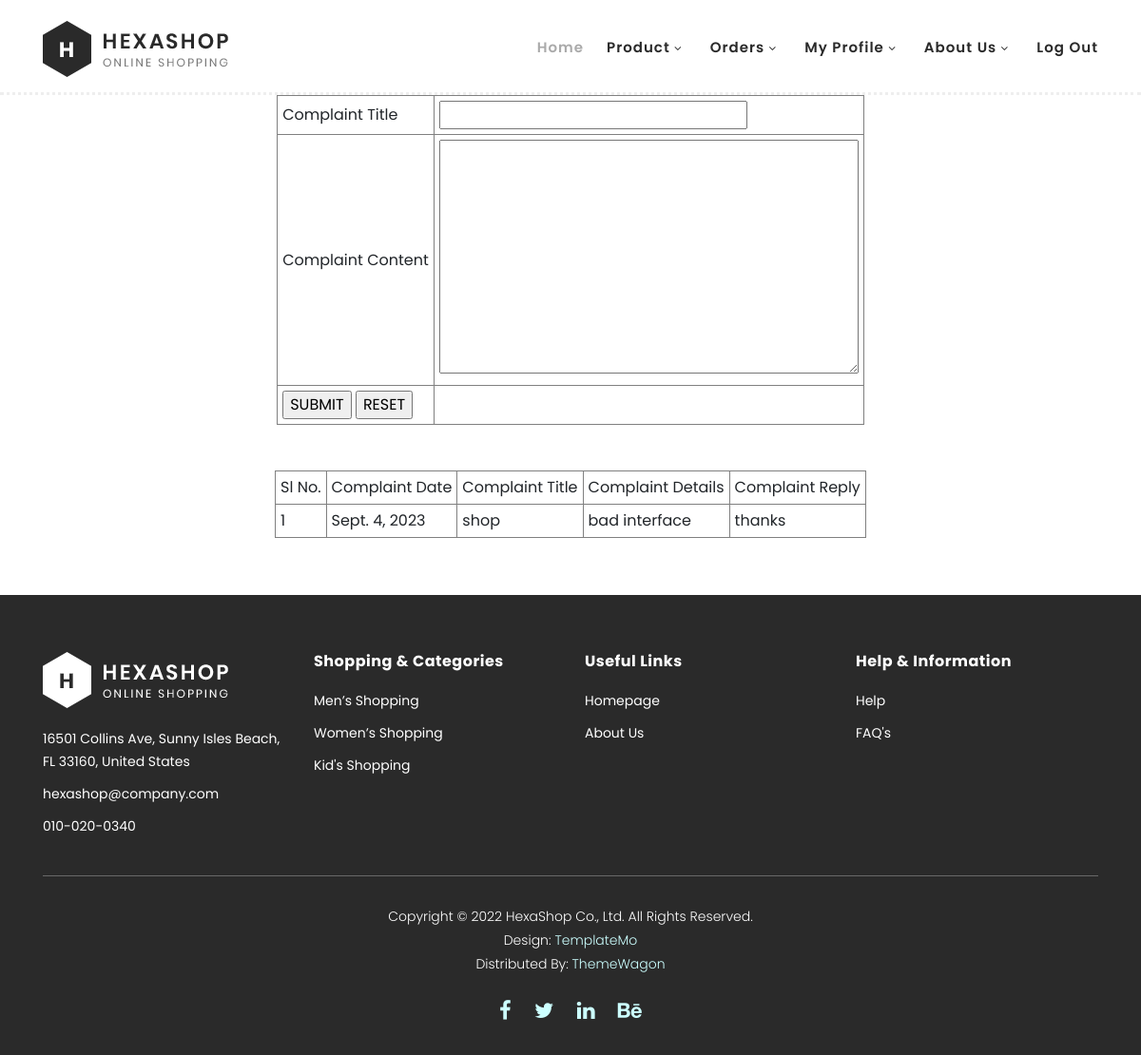
The page /Shop/Complaint/ (signed in) on the database its author committed.
### User/models.py (models this page shows)
class tbl_complaint(models.Model):
    complaint_date=models.DateField(auto_now=True)
    complaint_title=models.CharField(max_length=50)
    complaint_content=models.CharField(max_length=100)
    complaint_reply=models.CharField(max_length=100,default="No Reply yet")
    user=models.ForeignKey(tbl_userregister,on_delete=models.CASCADE,null=True)
    shop=models.ForeignKey(tbl_shopregistration,on_delete=models.CASCADE,null=True)
    complaint_status=models.IntegerField(default=0,null=True)

### Shop/views.py (the view)
# urls.py: path('Complaint/',views.Complaint,name="Complaint"),
def Complaint(request):
    if 'sid' in request.session:
        shopid=tbl_shopregistration.objects.get(id=request.session['sid'])
        complaint=tbl_complaint.objects.filter(shop=request.session['sid'])
        if request.method=='POST':
            tbl_complaint.objects.create(complaint_title=request.POST.get('complainttitle'),
                                        complaint_content=request.POST.get('complaintcontent'),
                                        shop=shopid)
            return render(request,"Shop/Complaint.html",{'DATA':complaint})
        else:
            return render(request,"Shop/Complaint.html",{'DATA':complaint})
    else:
        return redirect("wguest:Userlogin")

### Shop/Templates/Shop/Complaint.html (shortened to what this page needs)
{% extends 'Shop/Header.html'%}
{% load static %}
{% block content  %}
<!DOCTYPE html>
<html lang="en">
<head>
</head>
<body>
    <form name="complaintform" method="post">
        <table  align="center" border="1" cellpadding="5" cellspacing="5" style="margin-top: 100px;">
            <tr>
                <TD>Complaint Title</TD>
                <td><input type="text" id="complainttitle" name="complainttitle" autocomplete="off" required="required" pattern="[a-zA-Z ]{4,15}" title="Complaint Title"></td>
            </tr>
            <tr>
                <td>Complaint Content</td>
                <td>
                     <textarea name="complaintcontent" id="complaintcontent" cols="30" rows="10" required></textarea>
                </td>
            </tr>
            <tr>
                <td><input type="submit" id="btnsubmit" name="btnsubmit" value="SUBMIT">
                    <input type="reset" id="btnreset" name="btnreset" value="RESET"></td>
            </tr>
        </table>
        <br> <br>
        <table align="center" border="1" cellpadding="5">
            <tr>
                <td>Sl No.</td>
                <td>Complaint Date</td>
                <td>Complaint Title</td>
                <td>Complaint Details</td>
                <td>Complaint Reply</td>
            </tr>
            {% for i in DATA %}
            <tr>
                <td>{{ forloop.counter }}</td>
                <td>{{i.complaint_date}}</td>
                <td>{{i.complaint_title}}</td>
                <td>{{i.complaint_content}}</td>
                <td>{{i.complaint_reply}}</td>
            </tr>
            {% endfor %}
        </table>
    </form>
</body>
</html>
{% endblock content %}

### Guest/static/Shop/assets/css/templatemo-hexashop.css (style rules this page uses)
html, body, div, span, applet, object, iframe, h1, h2, h3, h4, h5, h6, p, blockquote, div pre, a, abbr, acronym, address, big, cite, code, del, dfn, em, font, img, ins, kbd, q, s, samp, small, strike, strong, sub, sup, tt, var, b, u, i, center, dl, dt, dd, ol, ul, li, figure, header, nav, section, article, aside, footer, figcaption { margin: 0; padding: 0; border: 0; outline: 0; }
* { box-sizing: border-box; }
html, body { font-family: 'Poppins', sans-serif; font-weight: 400; background-color: #fff; font-size: 16px; -ms-text-size-adjust: 100%; -webkit-font-smoothing: antialiased; -moz-osx-font-smoothing: grayscale; }
html, body { background: #fff; font-family: 'Poppins', sans-serif; }

### rows shown on the page
tbl_complaint: complaint_date "Sept. 4, 2023", complaint_title "shop", complaint_content "bad interface", complaint_reply "thanks"
